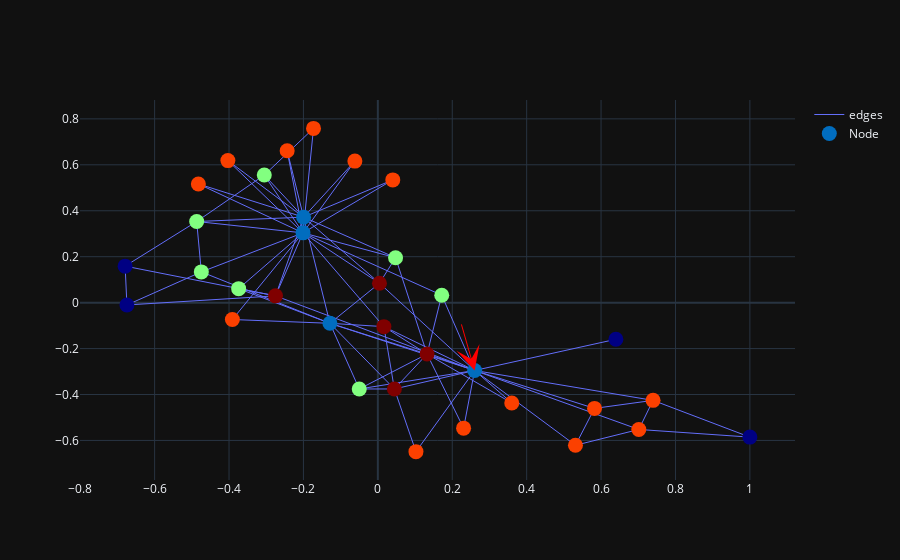

The code cell stored with this chart in its notebook:
### Code cell
%%timeit -n1 -r1
df = other_sims.k_means_matrix_clustering(target_G, target_rad, [measures.global_graph_degree], target_clusters)
fig = visualize.visualize_rdd_kmeans_matrix(target_G, target_rad, [measure_list], pos, target_clusters)
fig.show()
df = df.sort_values('cluster')
# print(df)

clusters = df_to_cluster_list(df)
result = nx.algorithms.community.modularity(target_G, clusters)
print(result)

### Figure 1 — Plotly figure (JSON) as saved in the notebook; plotly's stock layout.template omitted (floating-point values rounded to 4 significant figures; data arrays with more than 128 entries replaced by an {"elided": "..."} marker saying what was removed)
{"data": [{"line": {"width": 1}, "marker": {"color": [1, 4, 1, 4, 3, 3, 3, 2, 4, 3, 3, 0, 3, 4, 3, 3, 0, 3, 3, 2, 3, 3, 3, 2, 0, 0, 3, 2, 2, 2, 2, 4, 1, 1], "colorscale": [[0, "rgb(0,0,131)"], [0.2, "rgb(0,60,170)"], [0.4, "rgb(5,255,255)"], [0.6, "rgb(255,255,0)"], [0.8, "rgb(250,0,0)"], [1, "rgb(128,0,0)"]], "size": 15}, "mode": "lines", "name": "edges", "type": "scatter", "uid": "61985f9d-19dd-4d25-ae5b-7b0c8ac985e9", "x": {"elided": "234 float values"}, "y": {"elided": "234 float values"}}, {"customdata": {"elided": "34x6 float values"}, "hovertemplate": "node_name: %{customdata[0]} <br> radius: %{customdata[1]} <br> degree: %{customdata[2]} <br> cluster: %{customdata[3]} <br> nodes_x: %{customdata[4]} <br> nodes_y: %{customdata[5]} <br> ", "marker": {"color": [1, 4, 1, 4, 3, 3, 3, 2, 4, 3, 3, 0, 3, 4, 3, 3, 0, 3, 3, 2, 3, 3, 3, 2, 0, 0, 3, 2, 2, 2, 2, 4, 1, 1], "colorscale": [[0, "rgb(0,0,131)"], [0.2, "rgb(0,60,170)"], [0.4, "rgb(5,255,255)"], [0.6, "rgb(255,255,0)"], [0.8, "rgb(250,0,0)"], [1, "rgb(128,0,0)"]], "size": 15}, "mode": "markers", "name": "Node", "text": [1, 2, 3, 4, 5, 6, 7, 8, 9, 10, 11, 12, 13, 14, 15, 16, 17, 18, 19, 20, 21, 22, 23, 24, 25, 26, 27, 28, 29, 30, 31, 32, 33, 34], "type": "scatter", "uid": "bd94ae2e-aba4-4429-8993-c73a0467c4e9", "x": [0.2602, 0.1323, -0.1288, 0.04445, 0.5312, 0.7398, 0.7015, -0.05002, 0.004353, -0.391, 0.5824, 0.6399, 0.1024, 0.01621, 0.04017, -0.06175, 1.0, 0.2305, -0.4824, 0.1717, -0.2438, 0.3599, -0.4031, -0.487, -0.6745, -0.6793, -0.1729, -0.4744, -0.3742, -0.3053, 0.04758, -0.2751, -0.1996, -0.2012], "y": [-0.2954, -0.2239, -0.09002, -0.3759, -0.621, -0.4255, -0.5522, -0.376, 0.08465, -0.07347, -0.4604, -0.1596, -0.6487, -0.1046, 0.5343, 0.6162, -0.5855, -0.5465, 0.5167, 0.03234, 0.6613, -0.4367, 0.6184, 0.3532, -0.01024, 0.1589, 0.7586, 0.1338, 0.06082, 0.5554, 0.1956, 0.02947, 0.372, 0.3037]}], "layout": {"annotations": [{"arrowcolor": "red", "arrowhead": 3, "arrowsize": 4, "axref": "x", "ayref": "y", "showarrow": true, "x": 0.2602, "y": -0.2954}], "dragmode": "pan"}}
